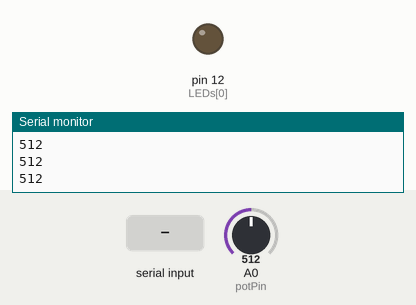
A sketch run on a simulated Arduino Uno, built with avr-gcc and run on an emulated ATmega328P. On the bench: output pins drawn as LEDs (lit = HIGH), the last lines printed to the serial monitor. Inputs (shaded band) come from the test bench; at power-on: A0 (potPin) = 512.

Above: at 1.3 s.
1.4 s: "1" received over Serial
At 1.9 s:
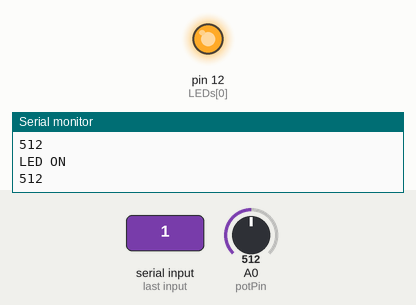
3.0 s: "0" received over Serial
At 4.3 s:
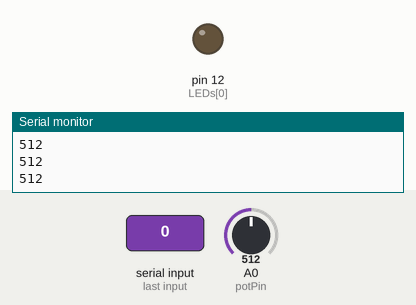
Timing chart, 0 to 6.0 s (numbered marks = the images above; inputs shaded):
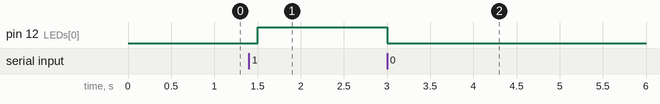

Measured:
- after the input at 1.4 s, pin 12 (LEDs[0]): LOW → HIGH after 0.10 s
- after the input at 3.0 s, pin 12 (LEDs[0]): HIGH → LOW at once

The sketch:

04050263.ino
```cpp
const byte LEDs[] ={12};
const byte total = sizeof(LEDs);
byte index = 0;
const byte potPin =A0;
int val;
int v;
void setup(){
for (byte i=0;i<total;i++)
{
pinMode(LEDs[i], OUTPUT);
digitalWrite(LEDs[i], LOW);
}
Serial.begin(9600);
Serial.println("Hello ");
Serial.println("Word. ");
}

void loop() {

val = analogRead(potPin);
Serial.println(val);
delay(500);

if(Serial.available()){
  v = Serial.read();
  if(v == '1'){
    digitalWrite(12,HIGH);
    Serial.print("LED ON \n");
  }
  else if(v == '0'){
    digitalWrite(12,LOW);
    Serial.print("LED OFF \n");
  }
}
}
```
